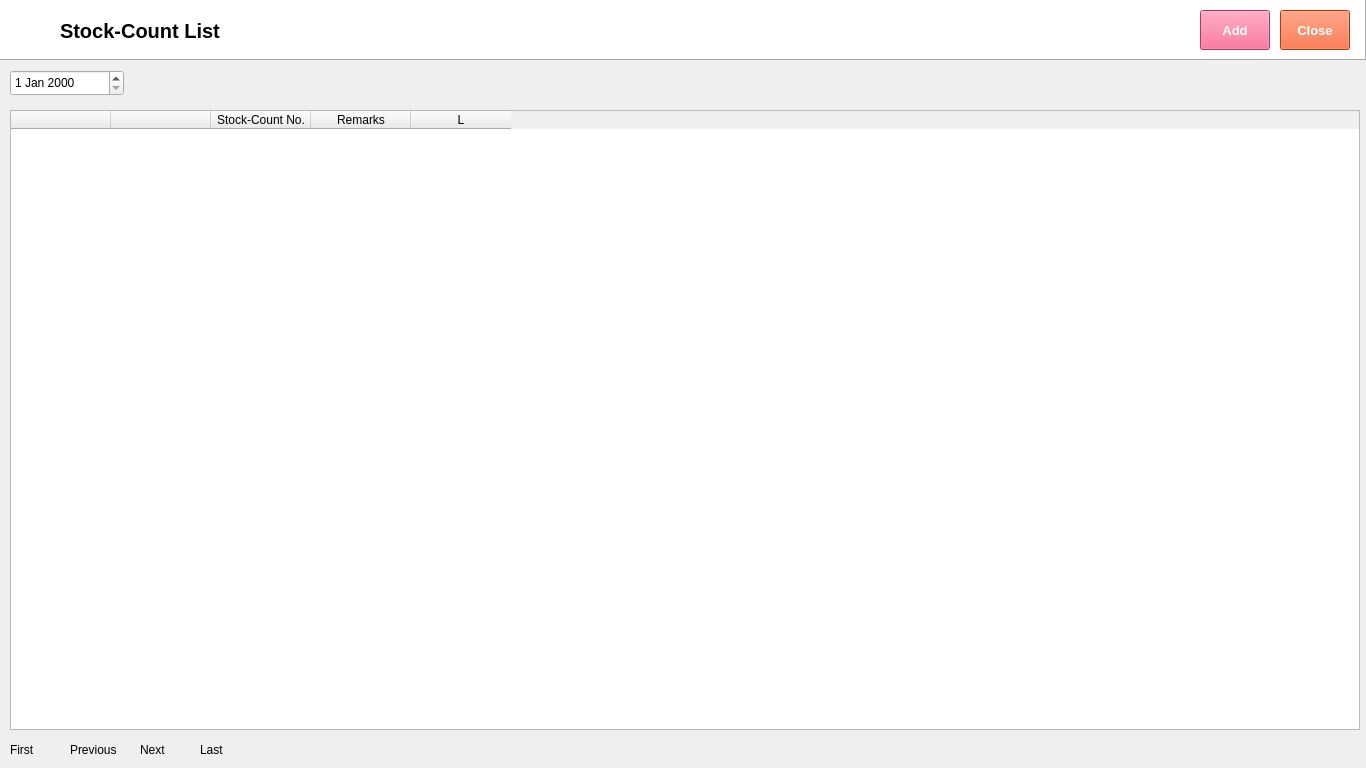
<?xml version="1.0" encoding="UTF-8"?>
<ui version="4.0">
 <class>Form</class>
 <widget class="QWidget" name="Form">
  <property name="geometry">
   <rect>
    <x>0</x>
    <y>0</y>
    <width>1366</width>
    <height>768</height>
   </rect>
  </property>
  <property name="font">
   <font>
    <family>Segoe UI</family>
    <pointsize>9</pointsize>
   </font>
  </property>
  <property name="windowTitle">
   <string>Form</string>
  </property>
  <widget class="QFrame" name="frame">
   <property name="geometry">
    <rect>
     <x>0</x>
     <y>0</y>
     <width>1366</width>
     <height>60</height>
    </rect>
   </property>
   <property name="autoFillBackground">
    <bool>false</bool>
   </property>
   <property name="styleSheet">
    <string notr="true">background-color: rgb(255, 255, 255);</string>
   </property>
   <property name="frameShape">
    <enum>QFrame::Panel</enum>
   </property>
   <property name="frameShadow">
    <enum>QFrame::Raised</enum>
   </property>
   <widget class="QLabel" name="label">
    <property name="geometry">
     <rect>
      <x>10</x>
      <y>10</y>
      <width>38</width>
      <height>32</height>
     </rect>
    </property>
    <property name="text">
     <string/>
    </property>
    <property name="pixmap">
     <pixmap>../../python-pos/img/Disbursement.png</pixmap>
    </property>
    <property name="scaledContents">
     <bool>true</bool>
    </property>
   </widget>
   <widget class="QLabel" name="label_2">
    <property name="geometry">
     <rect>
      <x>60</x>
      <y>10</y>
      <width>161</width>
      <height>41</height>
     </rect>
    </property>
    <property name="font">
     <font>
      <family>Segoe UI</family>
      <pointsize>15</pointsize>
      <weight>75</weight>
      <bold>true</bold>
     </font>
    </property>
    <property name="text">
     <string>Stock-Count List</string>
    </property>
    <property name="textFormat">
     <enum>Qt::PlainText</enum>
    </property>
   </widget>
   <widget class="QPushButton" name="pushButton">
    <property name="geometry">
     <rect>
      <x>1200</x>
      <y>10</y>
      <width>70</width>
      <height>40</height>
     </rect>
    </property>
    <property name="font">
     <font>
      <family>Segoe UI</family>
      <pointsize>10</pointsize>
      <weight>75</weight>
      <bold>true</bold>
     </font>
    </property>
    <property name="autoFillBackground">
     <bool>false</bool>
    </property>
    <property name="styleSheet">
     <string notr="true">background-color: rgb(240, 80, 128);
color: rgb(255, 255, 255);</string>
    </property>
    <property name="text">
     <string>Add</string>
    </property>
   </widget>
   <widget class="QPushButton" name="pushButton_2">
    <property name="geometry">
     <rect>
      <x>1280</x>
      <y>10</y>
      <width>70</width>
      <height>40</height>
     </rect>
    </property>
    <property name="font">
     <font>
      <family>Segoe UI</family>
      <pointsize>10</pointsize>
      <weight>75</weight>
      <bold>true</bold>
     </font>
    </property>
    <property name="styleSheet">
     <string notr="true">background-color: rgb(243, 79, 28);
color: rgb(255, 255, 255);</string>
    </property>
    <property name="text">
     <string>Close</string>
    </property>
    <property name="flat">
     <bool>false</bool>
    </property>
   </widget>
  </widget>
  <widget class="QDateEdit" name="dateEdit">
   <property name="geometry">
    <rect>
     <x>10</x>
     <y>70</y>
     <width>114</width>
     <height>26</height>
    </rect>
   </property>
  </widget>
  <widget class="QTableWidget" name="tableWidget">
   <property name="geometry">
    <rect>
     <x>10</x>
     <y>110</y>
     <width>1350</width>
     <height>620</height>
    </rect>
   </property>
   <column>
    <property name="text">
     <string/>
    </property>
   </column>
   <column>
    <property name="text">
     <string/>
    </property>
   </column>
   <column>
    <property name="text">
     <string>Stock-Count No.</string>
    </property>
   </column>
   <column>
    <property name="text">
     <string>Remarks</string>
    </property>
   </column>
   <column>
    <property name="text">
     <string>L</string>
    </property>
   </column>
  </widget>
  <widget class="QLabel" name="label_3">
   <property name="geometry">
    <rect>
     <x>10</x>
     <y>740</y>
     <width>47</width>
     <height>20</height>
    </rect>
   </property>
   <property name="font">
    <font>
     <family>Segoe UI</family>
     <pointsize>9</pointsize>
    </font>
   </property>
   <property name="text">
    <string>First</string>
   </property>
  </widget>
  <widget class="QLabel" name="label_4">
   <property name="geometry">
    <rect>
     <x>70</x>
     <y>740</y>
     <width>47</width>
     <height>20</height>
    </rect>
   </property>
   <property name="font">
    <font>
     <family>Segoe UI</family>
     <pointsize>9</pointsize>
    </font>
   </property>
   <property name="text">
    <string>Previous</string>
   </property>
  </widget>
  <widget class="QLabel" name="label_5">
   <property name="geometry">
    <rect>
     <x>140</x>
     <y>740</y>
     <width>47</width>
     <height>20</height>
    </rect>
   </property>
   <property name="font">
    <font>
     <family>Segoe UI</family>
     <pointsize>9</pointsize>
    </font>
   </property>
   <property name="text">
    <string>Next</string>
   </property>
  </widget>
  <widget class="QLabel" name="label_6">
   <property name="geometry">
    <rect>
     <x>200</x>
     <y>740</y>
     <width>47</width>
     <height>20</height>
    </rect>
   </property>
   <property name="font">
    <font>
     <family>Segoe UI</family>
     <pointsize>9</pointsize>
    </font>
   </property>
   <property name="text">
    <string>Last</string>
   </property>
  </widget>
 </widget>
 <resources/>
 <connections/>
</ui>
